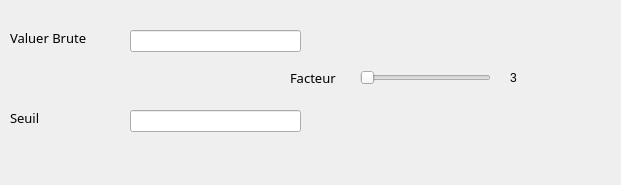
         <widget class="QWidget" name="page_2">
          <property name="geometry">
           <rect>
            <x>0</x>
            <y>0</y>
            <width>621</width>
            <height>185</height>
           </rect>
          </property>
          <attribute name="label">
           <string>Chiffre d'affaire</string>
          </attribute>
          <widget class="QLabel" name="label_7">
           <property name="geometry">
            <rect>
             <x>510</x>
             <y>70</y>
             <width>21</width>
             <height>16</height>
            </rect>
           </property>
           <property name="styleSheet">
            <string notr="true">font: 10pt &quot;Uni Sans Book&quot;;</string>
           </property>
           <property name="text">
            <string>3</string>
           </property>
          </widget>
          <widget class="QLabel" name="label_8">
           <property name="geometry">
            <rect>
             <x>290</x>
             <y>70</y>
             <width>51</width>
             <height>16</height>
            </rect>
           </property>
           <property name="font">
            <font>
             <family>Uni Sans Book</family>
             <pointsize>10</pointsize>
             <weight>50</weight>
             <italic>false</italic>
             <bold>false</bold>
            </font>
           </property>
           <property name="styleSheet">
            <string notr="true">font: 10pt &quot;Uni Sans Book&quot;;</string>
           </property>
           <property name="text">
            <string>Facteur</string>
           </property>
          </widget>
          <widget class="QLabel" name="label_9">
           <property name="geometry">
            <rect>
             <x>10</x>
             <y>30</y>
             <width>101</width>
             <height>16</height>
            </rect>
           </property>
           <property name="font">
            <font>
             <family>Uni Sans Book</family>
             <pointsize>10</pointsize>
             <weight>50</weight>
             <italic>false</italic>
             <bold>false</bold>
            </font>
           </property>
           <property name="styleSheet">
            <string notr="true">font: 10pt &quot;Uni Sans Book&quot;;</string>
           </property>
           <property name="text">
            <string>Valuer Brute</string>
           </property>
          </widget>
          <widget class="QLabel" name="label_10">
           <property name="geometry">
            <rect>
             <x>10</x>
             <y>110</y>
             <width>101</width>
             <height>16</height>
            </rect>
           </property>
           <property name="font">
            <font>
             <family>Uni Sans Book</family>
             <pointsize>10</pointsize>
             <weight>50</weight>
             <italic>false</italic>
             <bold>false</bold>
            </font>
           </property>
           <property name="styleSheet">
            <string notr="true">font: 10pt &quot;Uni Sans Book&quot;;</string>
           </property>
           <property name="text">
            <string>Seuil</string>
           </property>
          </widget>
          <widget class="QSlider" name="horizontalSlider_2">
           <property name="geometry">
            <rect>
             <x>360</x>
             <y>70</y>
             <width>131</width>
             <height>16</height>
            </rect>
           </property>
           <property name="orientation">
            <enum>Qt::Horizontal</enum>
           </property>
          </widget>
          <widget class="QLineEdit" name="lineEdit_4">
           <property name="geometry">
            <rect>
             <x>130</x>
             <y>110</y>
             <width>171</width>
             <height>22</height>
            </rect>
           </property>
          </widget>
          <widget class="QLineEdit" name="lineEdit_5">
           <property name="geometry">
            <rect>
             <x>130</x>
             <y>30</y>
             <width>171</width>
             <height>22</height>
            </rect>
           </property>
          </widget>
         </widget>
